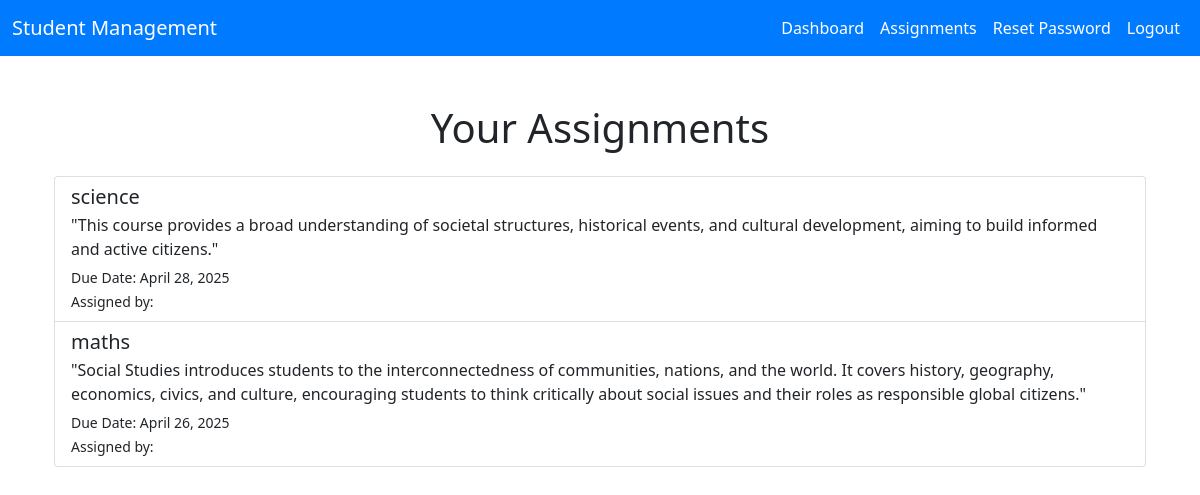
The page /student/assignments/ (signed in) on the database its author committed.
### teachers/models.py (models this page shows, shortened)
class Assignment(models.Model):
    teacher = models.ForeignKey(Teacher, on_delete=models.CASCADE)
    title = models.CharField(max_length=255)
    description = models.TextField()
    assigned_date = models.DateTimeField(auto_now_add=True)
    due_date = models.DateField()
    students = models.ManyToManyField(Student)  # Multiple students

### student/views.py (the view)
# urls.py: path('assignments/', views.student_assignments, name='student_assignments'),
def student_assignments(request):
    students = Student.objects.get(user=request.user)
    assignments = Assignment.objects.filter(students=students)
    return render(request, 'students/assignments.html', {'assignments': assignments})

### templates/students/assignments.html
{% extends "home/base.html" %}
{% block content %}
<div class="container my-5">
    <h1 class="text-center mb-4">Your Assignments</h1>
    {% if assignments %}
        <div class="list-group">
            {% for assignment in assignments %}
                <a href="{% url 'assignment_detail' assignment.id %}" class="list-group-item list-group-item-action">
                    <h5 class="mb-1">{{ assignment.title }}</h5>
                    <p class="mb-1">{{ assignment.description }}</p>
                    <small>Due Date: {{ assignment.due_date }}</small><br>
                    <small>Assigned by: {{ assignment.teacher.user.get_full_name }}</small>
                </a>
            {% endfor %}
        </div>
    {% else %}
        <div class="alert alert-info">
            <p>You don't have any assignments yet.</p>
        </div>
    {% endif %}
</div>
{% endblock content %}

### rows shown on the page
Assignment: title "science", description "\"This course provides a broad understanding of societal structures, historical events, and cultural development, aiming to build informed and active citizens.\"", due_date "April 28, 2025"
Assignment: title "maths", description "\"Social Studies introduces students to the interconnectedness of communities, nations, and the world. It covers history, geography, economics, civics, and culture, encouraging students to think critically about social issues and their roles as responsible global citizens.\"", due_date "April 26, 2025"
